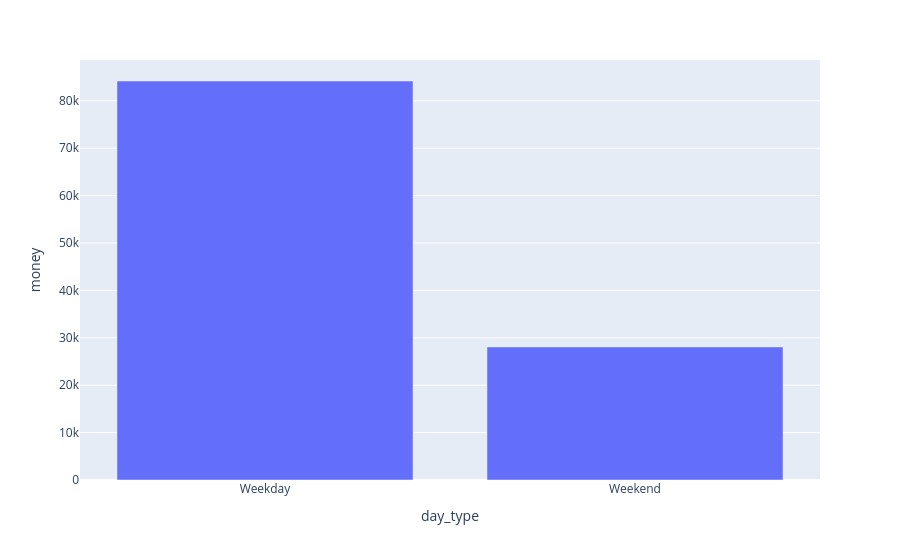

Source (notebook cell):
### Code cell
px.bar(df_type,x='day_type',y='money')

### Figure 1 — Plotly figure (JSON) as saved in the notebook; plotly's stock layout.template omitted (floating-point values rounded to 4 significant figures)
{"data": [{"hovertemplate": "day_type=%{x}<br>money=%{y}<extra></extra>", "legendgroup": "", "marker": {"color": "#636efa", "pattern": {"shape": ""}}, "name": "", "orientation": "v", "showlegend": false, "textposition": "auto", "type": "bar", "x": ["Weekday", "Weekend"], "xaxis": "x", "y": [84180.0, 28070.0], "yaxis": "y"}], "layout": {"barmode": "relative", "legend": {"tracegroupgap": 0}, "margin": {"t": 60}, "xaxis": {"anchor": "y", "domain": [0, 1], "title": {"text": "day_type"}}, "yaxis": {"anchor": "x", "domain": [0, 1], "title": {"text": "money"}}}}
